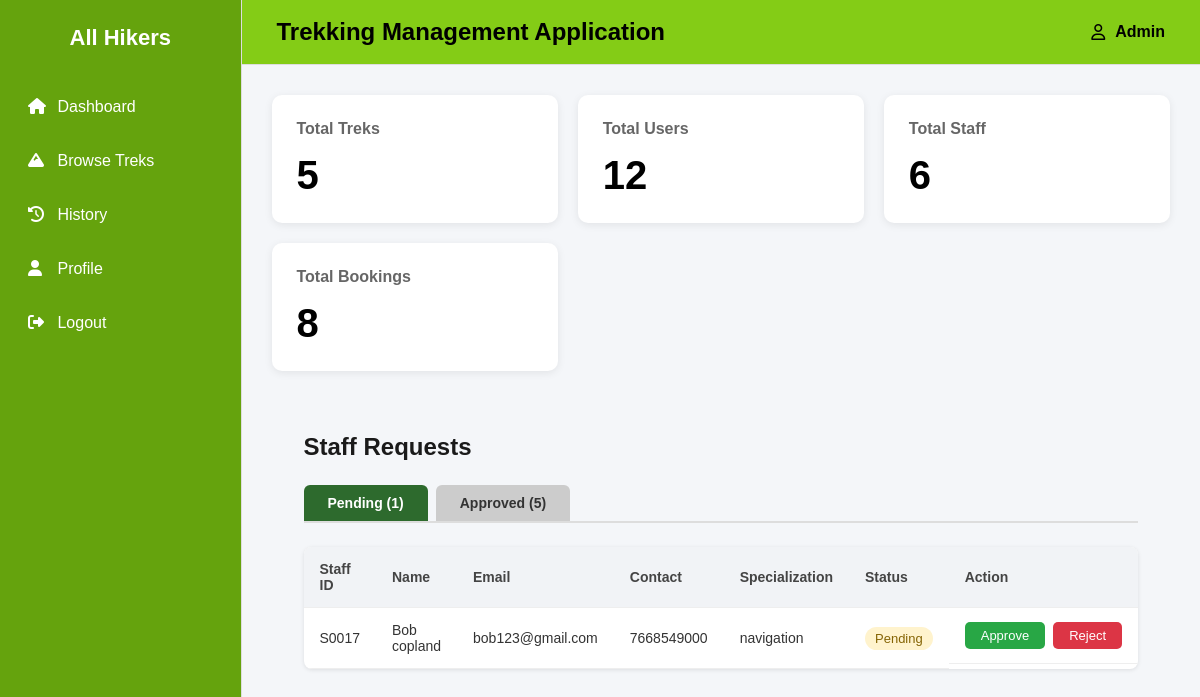
/admin_dashboard/staff, run on an earlier commit of the app's database.
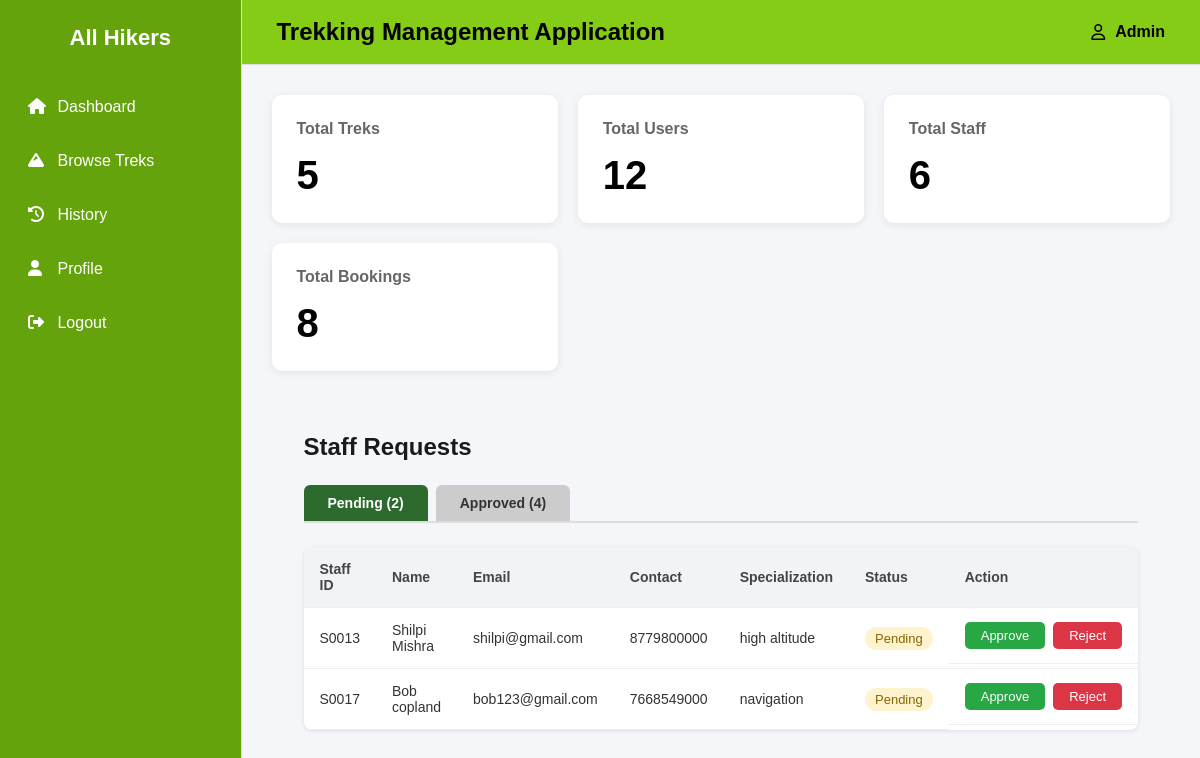
And on a later commit of the database.
### backend/models.py (models this page shows)
class Users(db.Model):
    __tablename__="users"
    id=db.Column(db.Integer,primary_key=True)
    role=db.Column(db.Integer,default=1)
    username=db.Column(db.String,nullable=False)
    password=db.Column(db.String,nullable=False)
    email=db.Column(db.String,nullable=False)
    address=db.Column(db.String,nullable=False)
    full_name=db.Column(db.String,nullable=False)
    pin_code=db.Column(db.String,nullable=False)
    is_approved = db.Column(db.Boolean, default=True)  # True for normal users
    booking=db.relationship("Booking",cascade="all,delete",backref="users",lazy=True) #User can access all of his bookings

class Staff_profile(db.Model):
    __tablename__="staff_profile"
    id=db.Column(db.Integer,primary_key=True)
    name=db.Column(db.String,nullable=False)
    user_id=db.Column(db.Integer, db.ForeignKey("users.id"),nullable=False)
    phone=db.Column(db.String,nullable=False)
    joined_at=db.Column(db.Date,nullable=False)
    experience_years=db.Column(db.Integer,nullable=False)
    specialization=db.Column(db.String,nullable=False)
    trek=db.relationship("Trek",cascade="all,delete",backref="staff_profile",lazy=True) #Staff profile can access its treks

### backend/controllers.py (the view)
@auth_bp.route('/admin_dashboard/staff')
def staff():
    total_treks = Trek.query.count()
    total_users = Users.query.count()
    total_staff = Staff_profile.query.count()
    total_bookings = Booking.query.count()
    active_tab = request.args.get('tab', 'pending')
    pending_staff = db.session.query(Users, Staff_profile).join(
        Staff_profile, Staff_profile.user_id == Users.id
    ).filter(Users.role == 2, Users.is_approved == False).all()
    approved_staff = db.session.query(Users, Staff_profile).join(
        Staff_profile, Staff_profile.user_id == Users.id
    ).filter(Users.role == 2, Users.is_approved == True).all()
    return render_template('approve_staff.html',pending_staff=pending_staff,approved_staff=approved_staff,active_tab=active_tab,
                           total_treks=total_treks,total_users=total_users,total_staff=total_staff,total_bookings=total_bookings)

### templates/approve_staff.html (shortened to what this page needs)
{% extends "base.html" %}
{% block content %}
<link rel="stylesheet" href="{{ url_for('static', filename='css/approve_staff.css') }}">
<div class="staff-container">
    <h2 class="staff-title">Staff Requests</h2>
    <div class="tab-bar">
        <a href="{{ url_for('auth.staff', tab='pending') }}"
           class="tab-btn {{ 'tab-active' if active_tab == 'pending' else 'tab-inactive' }}">
            Pending ({{ pending_staff|length }})
        </a>
        <a href="{{ url_for('auth.staff', tab='approved') }}"
           class="tab-btn {{ 'tab-active' if active_tab == 'approved' else 'tab-inactive' }}">
            Approved ({{ approved_staff|length }})
        </a>
    </div>
    {% if active_tab == 'pending' %}
        {% if pending_staff %}
        <table class="staff-table">
            <thead>
                <tr>
                    <th>Staff ID</th>
                    <th>Name</th>
                    <th>Email</th>
                    <th>Contact</th>
                    <th>Specialization</th>
                    <th>Status</th>
                    <th>Action</th>
                </tr>
            </thead>
            <tbody>
                {% for user, profile in pending_staff %}
                <tr>
                    <td>S00{{ user.id }}</td>
                    <td>{{ profile.name }}</td>
                    <td>{{ user.email }}</td>
                    <td>{{ profile.phone }}</td>
                    <td>{{ profile.specialization }}</td>
                    <td><span class="badge badge-pending">Pending</span></td>
                    <td class="action-cell">
                        <a href="{{ url_for('auth.approve_staff', user_id=user.id) }}"
                           class="btn btn-approve">Approve</a>
                        <a href="{{ url_for('auth.reject_staff', user_id=user.id) }}"
                           class="btn btn-reject">Reject</a>
                    </td>
                </tr>
                {% endfor %}
            </tbody>
        </table>
        {% else %}
        <p class="empty-msg">No pending staff requests.</p>
        {% endif %}
    {% endif %}
</div>
{% endblock %}

### templates/base.html (shortened to what this page needs)
<!DOCTYPE html>
<html lang="en">
<head>
    <link rel="stylesheet" href="{{ url_for('static', filename='css/dashboard.css') }}">
    <link rel="stylesheet" href="https://cdnjs.cloudflare.com/ajax/libs/font-awesome/6.5.2/css/all.min.css">
</head>
<body>
<div class="wrapper">
    <aside class="sidebar">
        <div class="logo">
            All Hikers
        </div>
        <ul>
            <li><a href="{{ url_for('auth.dashboard') }}"><i class="fa-solid fa-house"></i> Dashboard</a></li>
            {% if session.get('role') == 'admin' %}
                <li><a href="{{ url_for('auth.trek') }}"><i class="fa-solid fa-mountain"></i> Treks</a></li>
                <li><a href="{{ url_for('auth.staff') }}"><i class="fa-solid fa-user-group"></i> Staff</a></li>
                <li><a href="{{ url_for('auth.users_data') }}"><i class="fa-solid fa-users"></i> Users</a></li>
                <li><a href="{{ url_for('auth.trekking_history') }}"><i class="fa-solid fa-calendar-check"></i> Trekking History</a></li>
                <li><a href="{{ url_for('auth.admin_search') }}"><i class="fa-solid fa-magnifying-glass"></i> Search</a></li>
                <li><a href="#"><i class="fa-solid fa-chart-column"></i> Reports</a></li>
                <li><a href="#"><i class="fa-solid fa-gear"></i> Settings</a></li>
            {% elif session.get('role') == 'staff' %}
                <li><a href="#"><i class="fa-solid fa-mountain"></i> My Treks</a></li>
                <li><a href="#"><i class="fa-solid fa-users"></i> Participants</a></li>
                <li><a href="{{ url_for('auth.update_profile') }}"><i class="fa-solid fa-user"></i> Profile</a></li>
            {% else %}
                <li><a href="{{ url_for('auth.browse_treks') }}"><i class="fa-solid fa-mountain"></i> Browse Treks</a></li>
                <li><a href="{{ url_for('auth.booking_history') }}"><i class="fa-solid fa-clock-rotate-left"></i> History</a></li>
                <li><a href="{{ url_for('auth.update_profile') }}"><i class="fa-solid fa-user"></i> Profile</a></li>
            {% endif %}
            <li><a href="{{ url_for('auth.logout') }}"><i class="fa-solid fa-right-from-bracket"></i> Logout</a></li>
        </ul>
    </aside>
    <main class="main">
        <div class="navbar">
            <h2>Trekking Management Application</h2>
            <div class="profile">
                <i class="fa-regular fa-user"></i>
                {{ session.get('username',"Admin") }}
            </div>
        </div>
        <div class="cards">
            {% block cards %}
            <div class="card">
                <h4>Total Treks</h4>
                <h1>{{ total_treks }}</h1>
            </div>
            <div class="card">
                <h4>Total Users</h4>
                <h1>{{ total_users }}</h1>
            </div>
            <div class="card">
                <h4>Total Staff</h4>
                <h1>{{ total_staff }}</h1>
            </div>
            <div class="card">
                <h4>Total Bookings</h4>
                <h1>{{ total_bookings }}</h1>
            </div>
            {% endblock %}
        </div>
        <div class="content">
            {% block content %}
            {% endblock %}
        </div>
    </main>
</div>
</body>
</html>

### static/css/dashboard.css (style rules this page uses)
* { margin:0; padding:0; box-sizing:border-box; font-family:Arial, Helvetica, sans-serif; }
body { background:#f4f6f9; }
.wrapper { display:flex; min-height:100vh; }
.sidebar { width:250px; background:#65a30d; border-right:1px solid #ddd; }
.logo { padding:25px; font-size:22px; font-weight:bold; text-align:center; color:white; }
.sidebar ul { list-style:none; }
.sidebar li { margin:8px; }
.sidebar a { display:block; color:white; text-decoration:none; padding:14px 20px; border-radius:8px; transition:.3s; }
.sidebar i { width:25px; }
.main { flex:1; }
.navbar { background:#84cc16; padding:18px 35px; display:flex; justify-content:space-between; align-items:center; border-bottom:1px solid #ddd; color:black; }
.profile { display:flex; gap:10px; align-items:center; font-weight:bold; }
.cards { display:grid; grid-template-columns:repeat(auto-fit,minmax(220px,1fr)); gap:20px; padding:30px; }
.card { background:white; padding:25px; border-radius:10px; box-shadow:0 2px 8px rgba(0,0,0,.08); }
.card h4 { color:#666; margin-bottom:15px; }
.card h1 { font-size:40px; }
.content { padding:0 30px 30px; }
table { width:100%; border-collapse:collapse; background:white; box-shadow:0 2px 8px rgba(0,0,0,.08); }
th { background:#f1f3f6; }
th,td { padding:15px; text-align:left; border-bottom:1px solid #eee; }
.btn { background:#2563eb; color:white; border:none; padding:8px 18px; border-radius:6px; cursor:pointer; }
.btn { background:#2563eb; color:white; text-decoration:none; padding:8px 18px; border-radius:6px; display:inline-block; }

### static/css/approve_staff.css (style rules this page uses)
.staff-container { padding: 32px; }
.staff-title { margin-bottom: 24px; font-size: 24px; font-weight: 700; color: #1a1a1a; }
.tab-bar { display: flex; gap: 8px; margin-bottom: 24px; border-bottom: 2px solid #ddd; }
.tab-btn { padding: 10px 24px; text-decoration: none; font-weight: 600; border-radius: 6px 6px 0 0; font-size: 14px; }
.tab-active { background: #2d6a2d; color: white; }
.tab-inactive { background: #ccc; color: #333; }
.staff-table { width: 100%; border-collapse: collapse; background: white; border-radius: 8px; overflow: hidden; box-shadow: 0 1px 4px rgba(0, 0, 0, 0.1); }
.staff-table thead { background: #f5f5f5; }
.staff-table th { padding: 14px 16px; text-align: left; font-size: 14px; color: #444; font-weight: 600; }
.staff-table tbody tr { border-top: 1px solid #eee; }
.staff-table td { padding: 14px 16px; font-size: 14px; color: #333; }
.action-cell { display: flex; gap: 8px; }
.btn { padding: 6px 16px; border-radius: 5px; text-decoration: none; font-size: 13px; font-weight: 500; }
.btn-approve { background: #28a745; color: white; }
.btn-reject { background: #dc3545; color: white; }
.badge { padding: 4px 10px; border-radius: 12px; font-size: 13px; font-weight: 500; }
.badge-pending { background: #fff3cd; color: #856404; }

What changed in the data, as far as the page shows it:
now on this page (row edited): Users: id "13", name "Shilpi Mishra", email "shilpi@gmail.com", phone "8779800000", specialization "high altitude"
Also different on the page:
{{ pending_staff|length }}: "1" → "2"
{{ approved_staff|length }}: "5" → "4"
